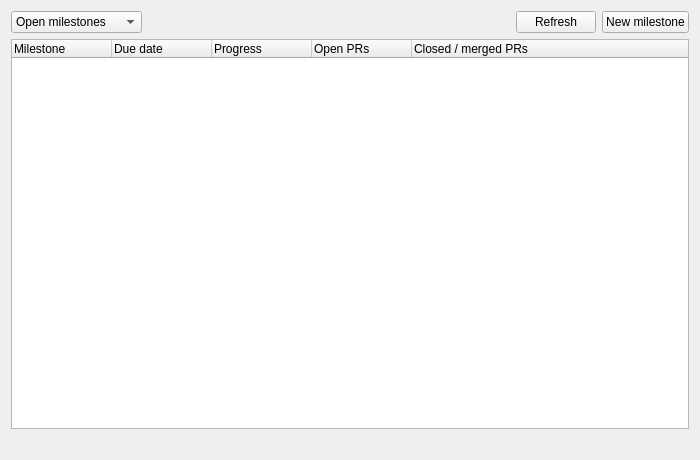
<?xml version="1.0" encoding="UTF-8"?>
<ui version="4.0">
 <class>MilestonesWidget</class>
 <widget class="QWidget" name="MilestonesWidget">
  <property name="geometry">
   <rect>
    <x>0</x>
    <y>0</y>
    <width>700</width>
    <height>460</height>
   </rect>
  </property>
  <property name="windowTitle">
   <string>Milestones</string>
  </property>
  <layout class="QVBoxLayout" name="verticalLayout">
   <item>
    <layout class="QHBoxLayout" name="toolbarLayout">
     <item>
      <widget class="QComboBox" name="mFilter">
       <item>
        <property name="text">
         <string>Open milestones</string>
        </property>
       </item>
       <item>
        <property name="text">
         <string>Closed milestones</string>
        </property>
       </item>
      </widget>
     </item>
     <item>
      <spacer name="toolbarSpacer">
       <property name="orientation">
        <enum>Qt::Horizontal</enum>
       </property>
       <property name="sizeHint" stdset="0">
        <size>
         <width>40</width>
         <height>20</height>
        </size>
       </property>
      </spacer>
     </item>
     <item>
      <widget class="QPushButton" name="mRefresh">
       <property name="text">
        <string>Refresh</string>
       </property>
      </widget>
     </item>
     <item>
      <widget class="QPushButton" name="mNew">
       <property name="text">
        <string>New milestone</string>
       </property>
       <property name="buttonRole" stdset="0">
        <string>primary</string>
       </property>
      </widget>
     </item>
    </layout>
   </item>
   <item>
    <widget class="QStackedWidget" name="mStack">
     <property name="currentIndex">
      <number>0</number>
     </property>
     <widget class="QWidget" name="mListPage">
      <layout class="QVBoxLayout" name="listLayout">
       <property name="leftMargin">
        <number>0</number>
       </property>
       <property name="topMargin">
        <number>0</number>
       </property>
       <property name="rightMargin">
        <number>0</number>
       </property>
       <property name="bottomMargin">
        <number>0</number>
       </property>
       <item>
        <widget class="QTreeWidget" name="mList">
         <property name="contextMenuPolicy">
          <enum>Qt::CustomContextMenu</enum>
         </property>
         <property name="toolTip">
          <string>Double-click a milestone to view or edit it; right-click for more actions.</string>
         </property>
         <property name="rootIsDecorated">
          <bool>false</bool>
         </property>
         <column>
          <property name="text">
           <string>Milestone</string>
          </property>
         </column>
         <column>
          <property name="text">
           <string>Due date</string>
          </property>
         </column>
         <column>
          <property name="text">
           <string>Progress</string>
          </property>
         </column>
         <column>
          <property name="text">
           <string>Open PRs</string>
          </property>
         </column>
         <column>
          <property name="text">
           <string>Closed / merged PRs</string>
          </property>
         </column>
        </widget>
       </item>
      </layout>
     </widget>
     <widget class="QWidget" name="mEmptyPage">
      <property name="minimumSize">
       <size>
        <width>0</width>
        <height>240</height>
       </size>
      </property>
      <layout class="QVBoxLayout" name="emptyLayout">
       <item>
        <spacer name="emptyTopSpacer">
         <property name="orientation">
          <enum>Qt::Vertical</enum>
         </property>
         <property name="sizeHint" stdset="0">
          <size>
           <width>20</width>
           <height>40</height>
          </size>
         </property>
        </spacer>
       </item>
       <item>
        <widget class="QLabel" name="mEmptyIcon">
         <property name="alignment">
          <set>Qt::AlignCenter</set>
         </property>
        </widget>
       </item>
       <item>
        <widget class="QLabel" name="mEmptyTitle">
         <property name="text">
          <string>You haven't created any milestones.</string>
         </property>
         <property name="alignment">
          <set>Qt::AlignCenter</set>
         </property>
         <property name="emptyRole" stdset="0">
          <string>title</string>
         </property>
        </widget>
       </item>
       <item>
        <widget class="QLabel" name="mEmptyDescription">
         <property name="text">
          <string>Use milestones to create collections of pull requests for a release or project.</string>
         </property>
         <property name="alignment">
          <set>Qt::AlignCenter</set>
         </property>
         <property name="wordWrap">
          <bool>true</bool>
         </property>
         <property name="emptyRole" stdset="0">
          <string>description</string>
         </property>
        </widget>
       </item>
       <item alignment="Qt::AlignHCenter">
        <widget class="QPushButton" name="mEmptyCreate">
         <property name="text">
          <string>Create a milestone</string>
         </property>
         <property name="buttonRole" stdset="0">
          <string>primary</string>
         </property>
        </widget>
       </item>
       <item>
        <spacer name="emptyBottomSpacer">
         <property name="orientation">
          <enum>Qt::Vertical</enum>
         </property>
         <property name="sizeHint" stdset="0">
          <size>
           <width>20</width>
           <height>40</height>
          </size>
         </property>
        </spacer>
       </item>
      </layout>
     </widget>
    </widget>
   </item>
   <item>
    <widget class="QLabel" name="mSummary">
     <property name="textFormat">
      <enum>Qt::PlainText</enum>
     </property>
    </widget>
   </item>
  </layout>
 </widget>
 <resources/>
 <connections/>
</ui>
